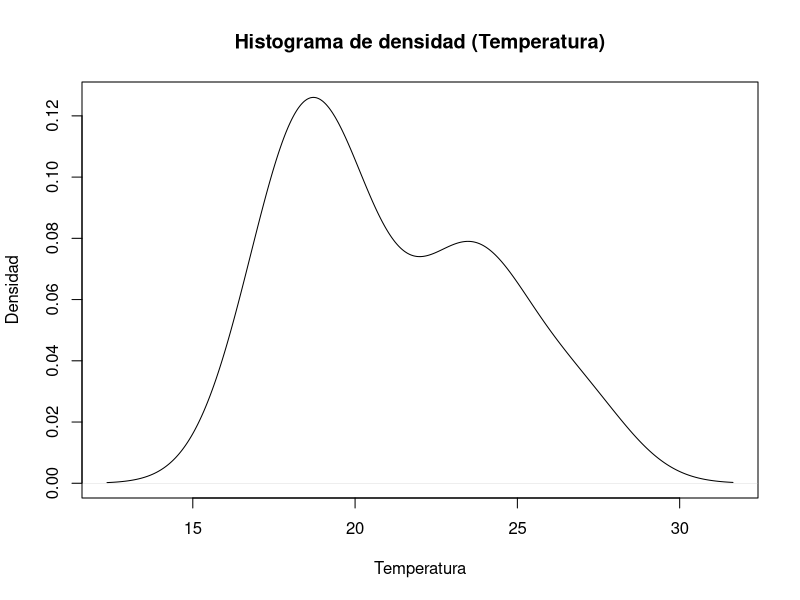
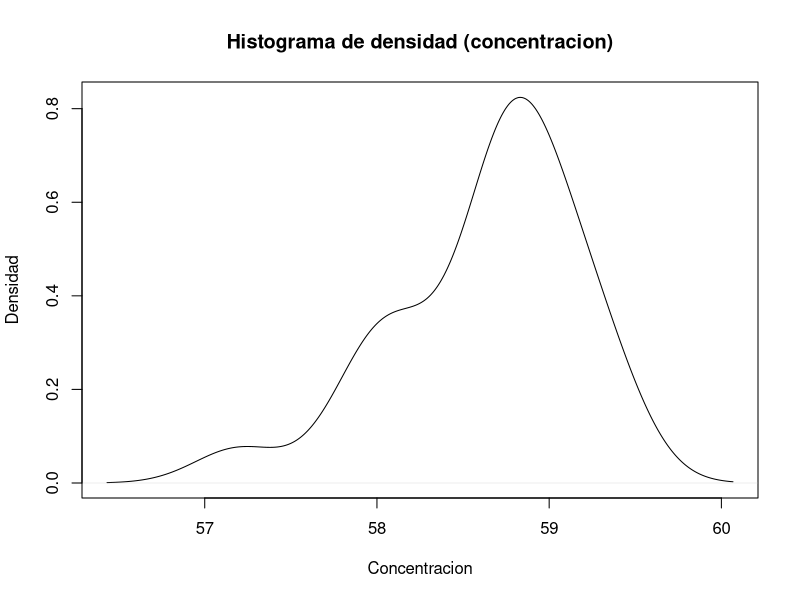

Here is the R script that generated these plots, in order:
## ---- chunk 1
knitr::opts_chunk$set(echo = TRUE)
## ---- chunk 2
data(stackloss)
## ---- chunk 3
##llamado a la libreria
library(dplyr)

##llamado a la base de datos
data(stackloss)

##creacion de la columna concentracion, la cual tambien es asignada a la base de datos principal para tener un mejor control 
stackloss<- mutate(stackloss, concentracion= (Acid.Conc./10)+50)

##creacion de la columna relacion_temp_func la cual nos dara las relaciones respectivas entre la temperatura y el funcionamiento de la planta 
stackloss<- mutate(stackloss, relacion_Temp_Func=Water.Temp/Air.Flow)

##mediante el comando summarise y el comando mean calculamos el promedio de la columna relacion
summarise(stackloss, promedio=mean(relacion_Temp_Func))

##filtramos los datos en base a la temperatura y calculamos la desviacion estandar
##NOTA: los valores filtrados los asigno a una nueva base de datos con el fin de facilitar la lectura de dischos datos manteniendo la base de datos stackloss intacta
c<- filter(stackloss, Water.Temp>18 & Water.Temp<24)
c %>% summarise(desviacion=sd(Water.Temp))

## ---- chunk 4
##calculo de la densidad y uso del comando plot para graficar los resultados
##grafica1
densidad_temp<- density(stackloss$Water.Temp)
plot(densidad_temp,
            main = "Histograma de densidad (Temperatura)",
            xlab = "Temperatura",
            ylab = "Densidad")
##grafica2
densidad_Concentracion<- density(stackloss$concentracion)
plot(densidad_Concentracion,
            main = "Histograma de densidad (concentracion)",
            xlab = "Concentracion",
            ylab = "Densidad")
